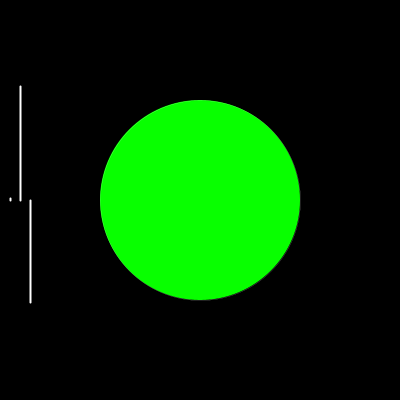
Frame 1 (no input)
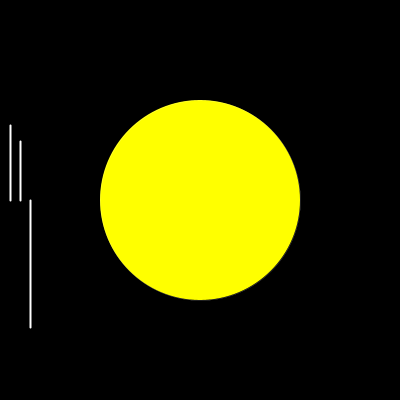
Frame 60 (the mouse pressed at the canvas centre just before this capture)
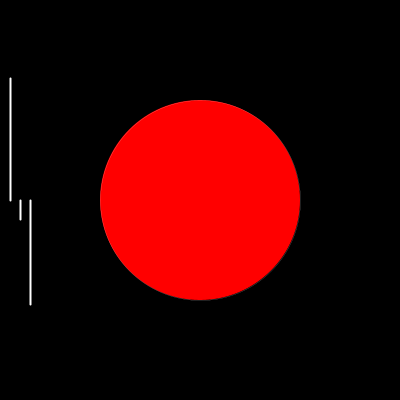
Frame 120 (the mouse held since frame 60 and released just before this capture)

The Processing sketch that drew these frames (run headless with seeded random() and noise(); from frame 60 on, the mouse is pressed at the canvas centre):

// Processing sketch: ColorScan
// ── ColorScan.pde
color shade;
float red;
float green;
float blue;
float i = 0;

void setup() {
  size(400, 400);
  background(0);
  smooth();
  ellipseMode(CENTER);
  stroke(255);
}

void draw() {
  background(0);
  strokeWeight(0);
  float slope = sin(i);
  i += (TWO_PI)/600;
  red = sin(i)*765;
  green = sin(i+90)*765;
  blue = sin(i+180)*765;
  fill(red, green, blue);
  ellipse(width/2, width/2, 200, 200);

  strokeWeight(2);
  line(10, height/2, 10, height/2-(red/6));
  println(red/255);
  line(20, height/2, 20, height/2-(green/6));
  line(30, height/2, 30, height/2-(blue/6));
}
